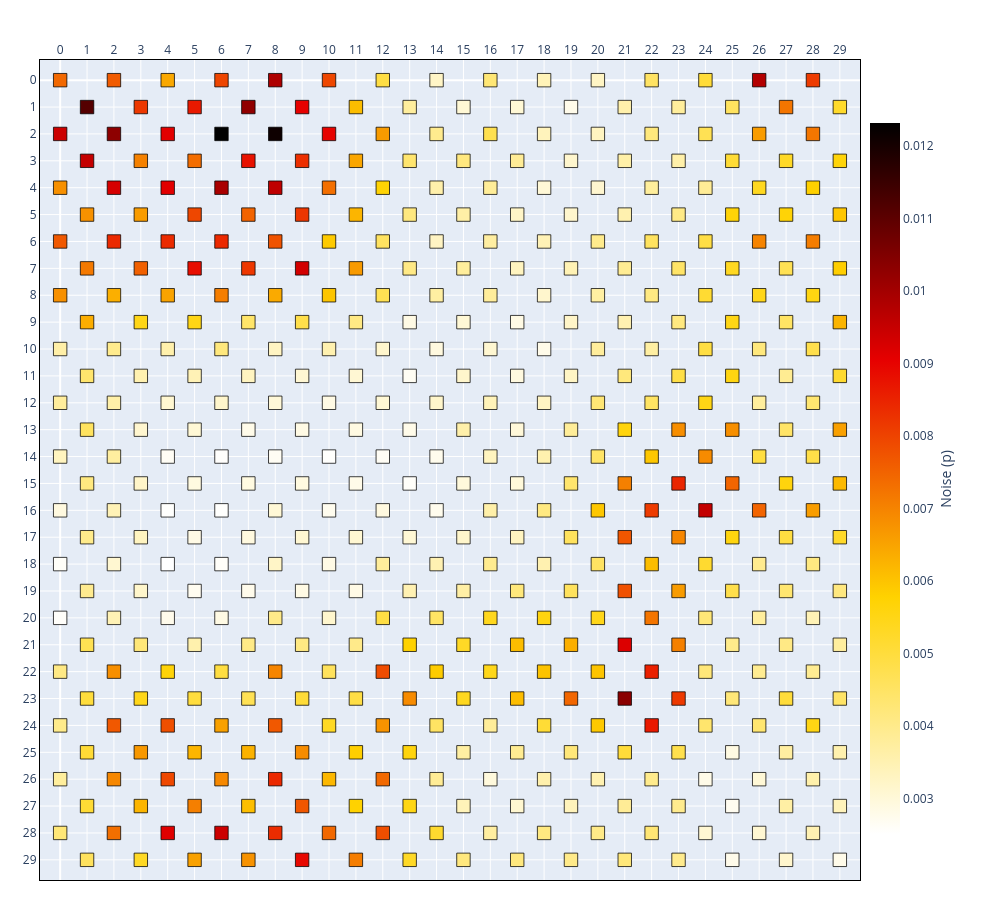

The code cell stored with this chart in its notebook:
### Markdown cell above
### Skewed marginals

Calibration data is rarely symmetric: most qubits sit near a typical rate with a long
tail of poor ones. `SkewContour` keeps the correlated structure of `NormalContour` — the
same `seed` and `slope` give the same peaks and valleys — but reshapes the values onto a
Pearson III distribution with the requested `skew` (positive for a right tail).
`per_histogram` shows the resulting marginal; compare it with the contour above.

### Code cell
chip_skew = Chip(15, 15)
chip_skew.generate_noise(SkewContour(location=0.005, deviation=0.002, skew=1.5, slope=5, seed=12))
print("noise model :", chip_skew.spec.noise_model)
chip_skew.show(style=noise_heatmap_style(chip_skew))

per_histogram(chip_contour, which="sites")
per_histogram(chip_skew, which="sites")
